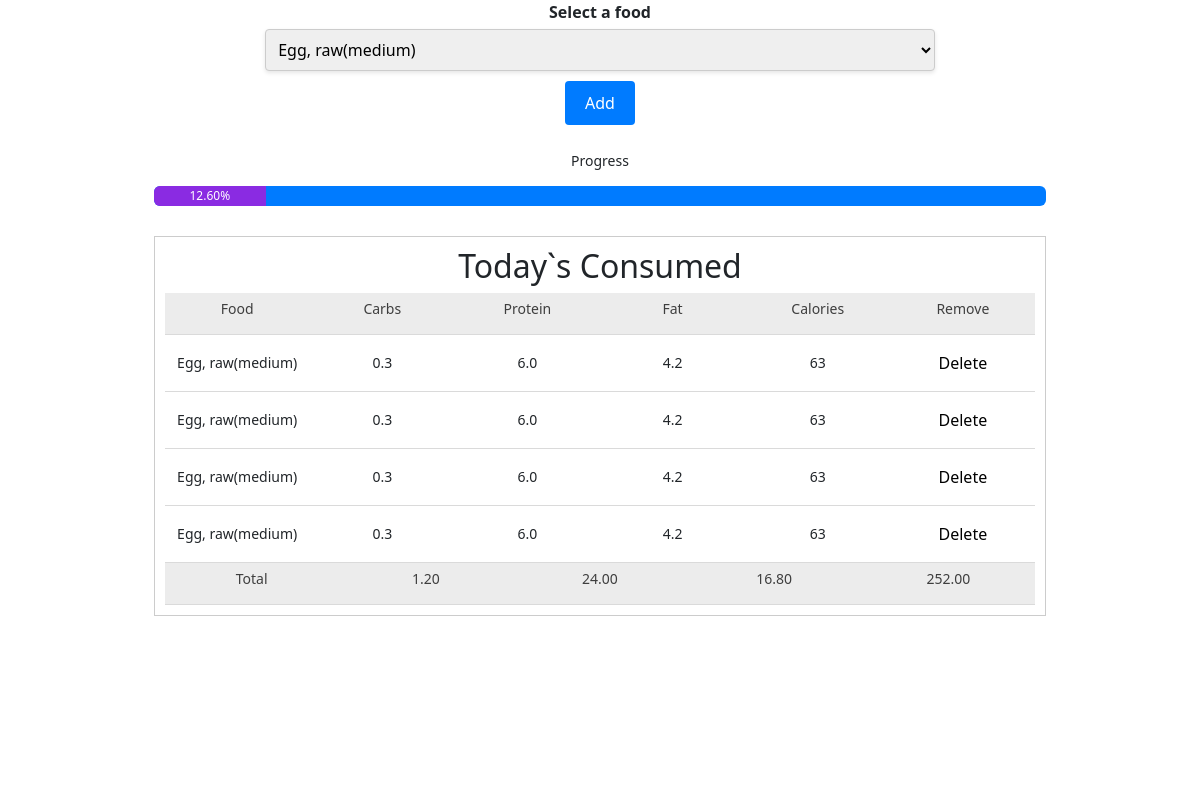
The app's page / (signed in) with its own data.
### tracker/models.py (models this page shows, shortened)
class Consumed(models.Model):
    user = models.ForeignKey(User, on_delete=models.CASCADE)
    food = models.ForeignKey(Food, on_delete=models.CASCADE)

class Food(models.Model):
    name = models.CharField(max_length=100)
    carbs = models.FloatField()
    protein = models.FloatField()
    fat = models.FloatField()
    calories = models.IntegerField()

### tracker/views.py (the view)
# urls.py: path('', views.index, name='index'),
def index(request):
    if not request.user.is_authenticated:
        user = authenticate(username='test', password='test')
        if user is not None:
            login(request, user)
        return redirect('/')
    if request.method == 'POST':
        food_consumed = request.POST['food_consumed']
        consume = Food.objects.get(id=food_consumed)
        user = request.user
        consumed = Consumed(user=user, food=consume)
        consumed.save()
        food = Food.objects.all()
    else:
        food = Food.objects.all()
    consumed_food = Consumed.objects.filter(user=request.user)
    return render(request, 'tracker/index.html', {'food': food, 'consumed_food': consumed_food})

### tracker/templates/tracker/index.html (shortened to what this page needs)
<!DOCTYPE html>
{% load static %}
<html lang="en">
<head>
    <link href="https://cdn.jsdelivr.net/npm/bootstrap@5.2.3/dist/css/bootstrap.min.css" rel="stylesheet"
>
    <link rel="stylesheet" href="{% static 'style.css' %}?v={{ 1.04 }}">
</head>
<body>
<div class="container">
    <form method="post">
        <div class="group">
            <label for="food_consumed">Select a food</label>
            <select name="food_consumed" id="food_consumed">
                {% for f in food %}
                <option value="{{ f.id }}">{{ f.name }}</option>
                {% endfor %}
            </select>
            <button>Add</button>
        </div>
    </form>
    <div>
        <div class="group">
            <h5>Progress</h5>
            <div class="progress bar ">
                <div class="progress-bar" role="progressbar" aria-label="Example with label" style="width: 25%;"
                     aria-valuenow="25" aria-valuemin="0" aria-valuemax="0">25%
                </div>
            </div>
        </div>
        <div class="table" id="table">
            <h2>Today`s Consumed</h2>
            <div class="tittles">
                <h5>Food</h5>
                <h5>Carbs</h5>
                <h5>Protein</h5>
                <h5>Fat</h5>
                <h5>Calories</h5>
                <h5>Remove</h5>
            </div>
            {% for c in consumed_food %}
            <div class="rows">
                <span>{{ c.food.name }}</span>
                <span>{{ c.food.carbs }}</span>
                <span>{{ c.food.protein }}</span>
                <span>{{ c.food.fat }}</span>
                <span>{{ c.food.calories }}</span>
                <span ><a class="remove"  href="{% url 'delete' c.id %}">Delete</a></span>
            </div>
            {% endfor %}
            <div class="tittles total">
                <h5></h5>
                <h5></h5>
                <h5></h5>
                <h5></h5>
                <h5></h5>
            </div>
        </div>
    </div>
</div>
<canvas id="myChart">
</canvas>
</body>
</html>

### static/style.css (style rules this page uses)
.container { display: flex; flex-direction: column; }
button { background-color: #007bff; color: #fff; border: none; border-radius: 4px; padding: 10px 20px; font-size: 16px; cursor: pointer; transition: background-color 0.3s ease; }
.group { margin-bottom: 20px; display: flex; flex-direction: column; justify-content: center; align-items: center; }
label { display: block; margin-bottom: 5px; font-weight: bold; }
select { margin-bottom: 10px; border: 1px solid #ccc; border-radius: 4px; padding: 8px; font-size: 16px; width: 60%; box-shadow: 0 2px 4px rgba(0, 0, 0, 0.1); }
.table { padding: 10px; width: 80%; border-collapse: collapse; margin-top: 20px; display: flex; flex-direction: column; justify-content: center; align-items: center; margin: 0 auto; border: 1px solid #ccc }
.tittles { background-color: #ececec; color: #3e3e3e; font-weight: bold; }
.rows, .tittles { display: flex; flex-flow: row nowrap; width: 100%; border-bottom: 1px solid #dadada; }
span, h5 { display: flex; flex: 1; font-size: 14px; padding: 8px 0; justify-content: center; align-items: center; transition: all 0.15s ease-in-out; }
.bar { width: 80%; height: 20px; background-color: #007bff; margin-bottom: 10px; }
.remove { display: flex; flex: 1; font-size: 14px; padding: 8px 0; justify-content: center; align-items: center; transition: all 0.15s ease-in-out; background-color: #ff0000; color: black; border: none; border-radius: 4px; padding: 10px 20px; font-size: 16px; cursor: pointer; text-decoration: none; }
.progress-bar { background-color: blueviolet !important; }

### records on screen
Consumed: food.name "Egg, raw(medium)", food.carbs "0.3", food.protein "6.0", food.fat "4.2", food.calories "63"
Consumed: food.name "Egg, raw(medium)", food.carbs "0.3", food.protein "6.0", food.fat "4.2", food.calories "63"
Consumed: food.name "Egg, raw(medium)", food.carbs "0.3", food.protein "6.0", food.fat "4.2", food.calories "63"
Consumed: food.name "Egg, raw(medium)", food.carbs "0.3", food.protein "6.0", food.fat "4.2", food.calories "63"

### other values on screen
form field food_consumed "Egg, raw(medium)"
